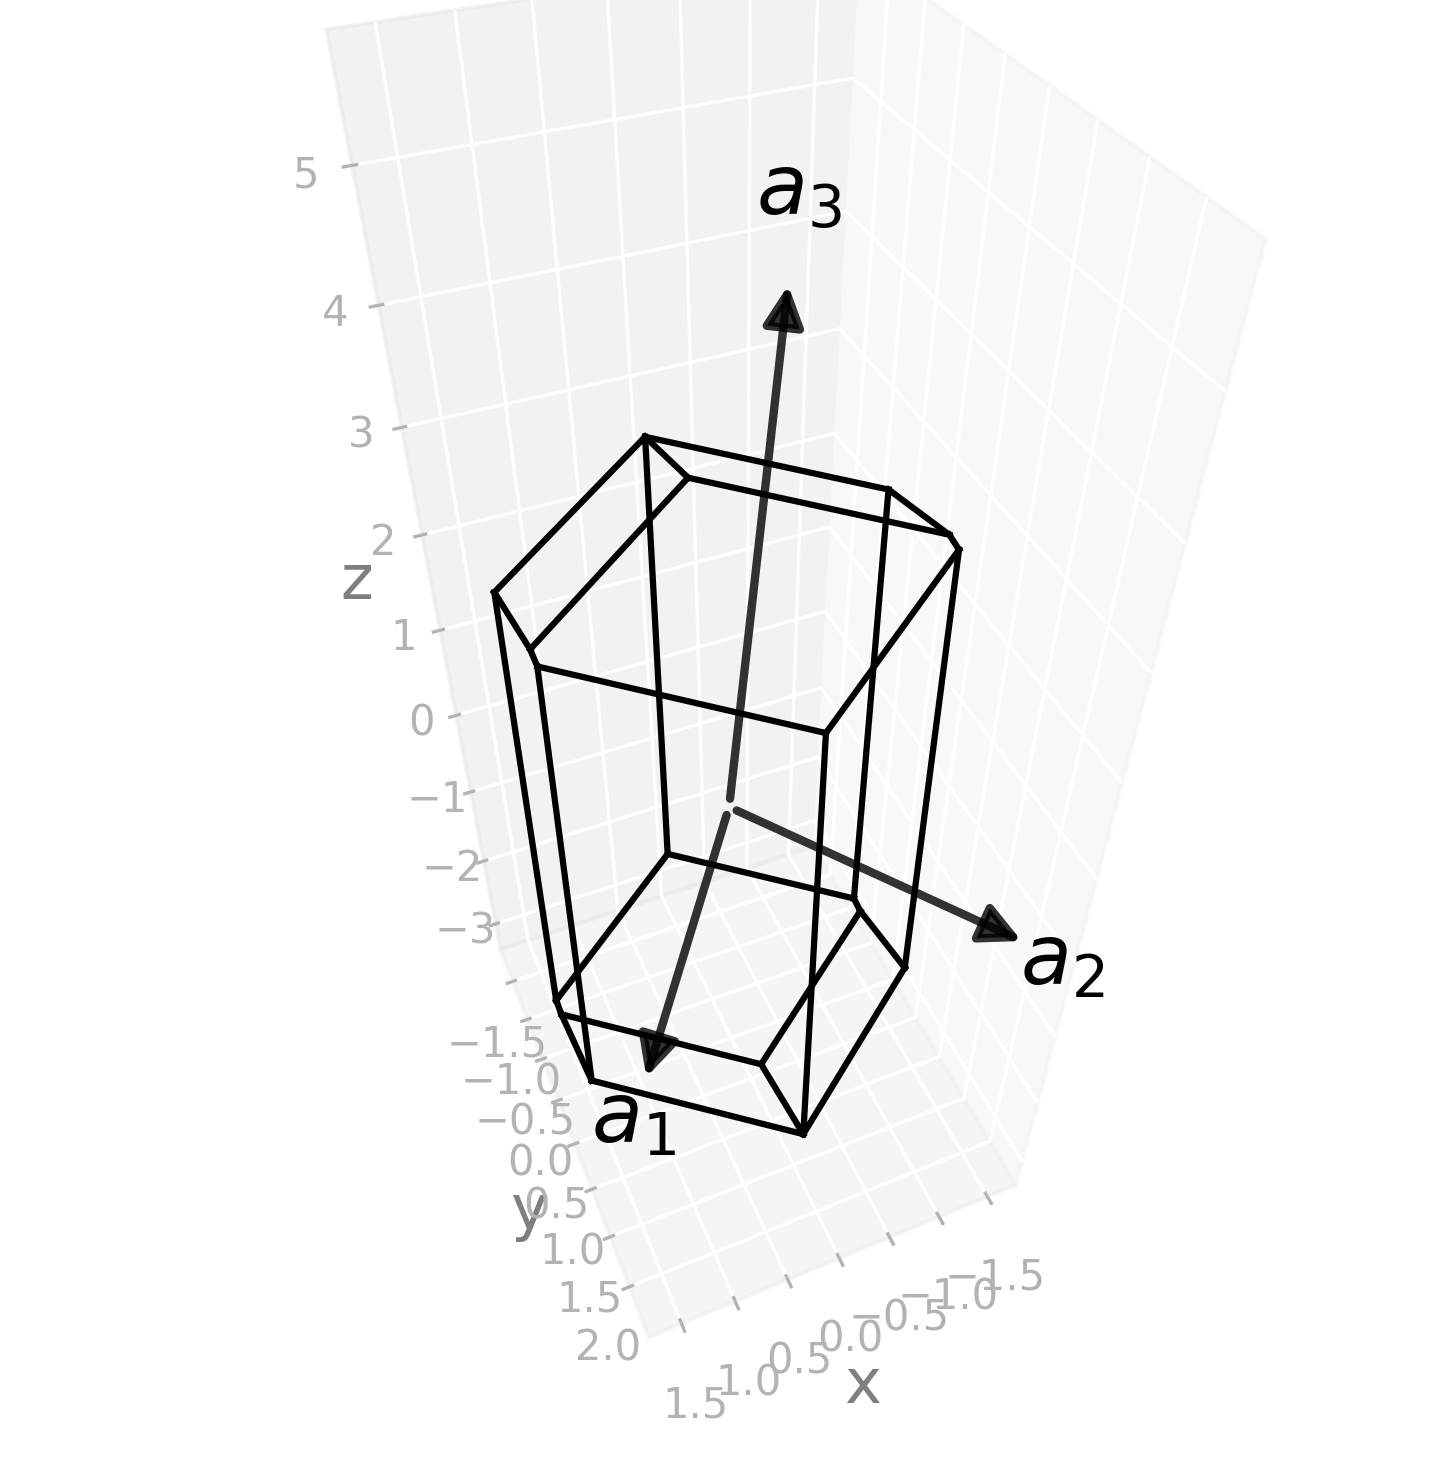

Reproduce this figure in Python.
import radtools as rad

l = rad.lattice_example("MCLC1")
backend = rad.MatplotlibBackend()
backend.plot(l, kind="wigner-seitz")
# Save an image:
backend.save("mclc1_wigner-seitz.png", elev=45, azim=67, dpi=300, bbox_inches="tight")
# Interactive plot:
backend.show(elev=45, azim=67)
